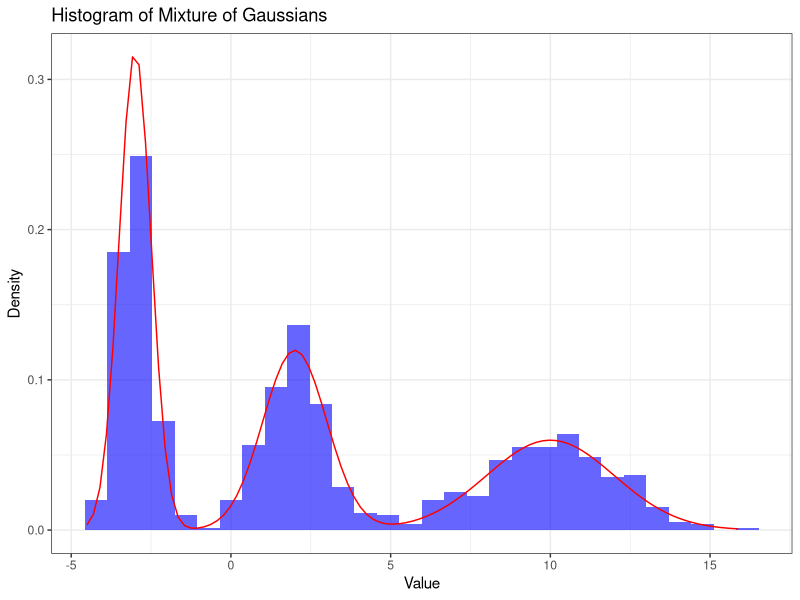

Reproduce this figure in R.
library(ggplot2)


generate_thousands <- function(mixing_coefficients, means, standard_deviations) {

  data <- c()
  choices_count <- rep(0, length(mixing_coefficients))

  number_of_samples <- 1000

  choices <- sample(
                   x = seq_along(mixing_coefficients),
                   size = number_of_samples,
                   prob = mixing_coefficients,
                   replace = TRUE)

  for(i in 1:number_of_samples){
    choices_count[choices[i]] <- choices_count[choices[i]] + 1
  }
  print(choices_count)

  data <- c(
            data,
            rnorm(
                  n = number_of_samples,
                  mean = means[choices],
                  sd = standard_deviations[choices]))

  # plot histogram and gaussian curves
  df <- data.frame(data)

  p <- ggplot(df, aes(x = data)) +
    geom_histogram(
                   aes(y = ..density..),
                   bins = 30,
                   fill = "blue",
                   alpha = 0.6) +
    stat_function(fun = function(x) {
      Reduce(`+`, lapply(1:length(means), function(i) {
        dnorm(
              x = x,
              mean = means[i],
              sd = standard_deviations[i]) * mixing_coefficients[i]
      }))
    }, color = "red") +
    labs(title = "Histogram of Mixture of Gaussians",
         x = "Value",
         y = "Density") +
    theme_bw()

  print(p)
}

mixing_coefficients <- c(0.3, 0.3, 0.4)
means <- c(2, 10, -3)
standard_deviations <- c(1, 2, 0.5)

generate_thousands(mixing_coefficients, means, standard_deviations)